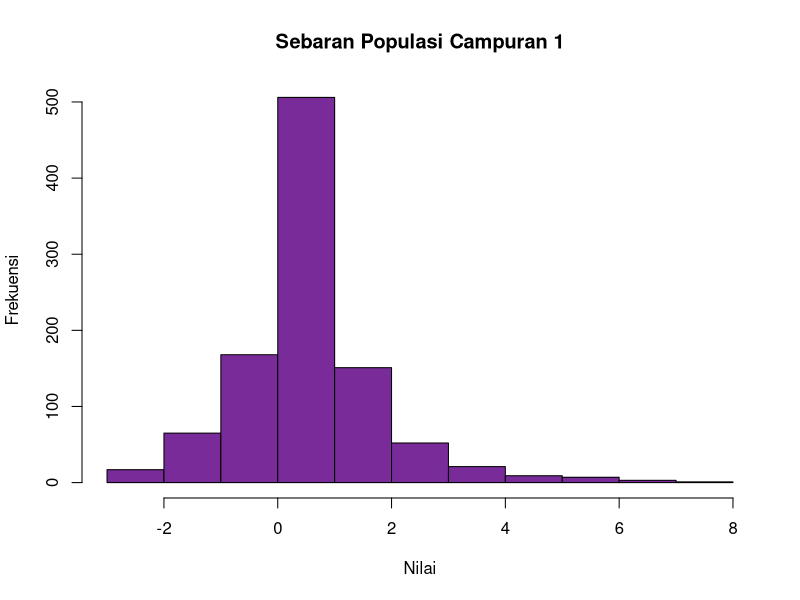
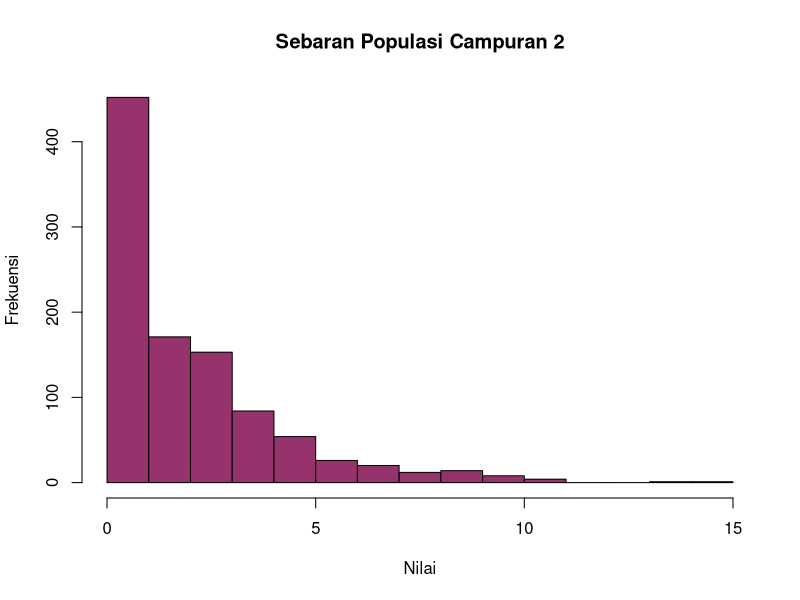
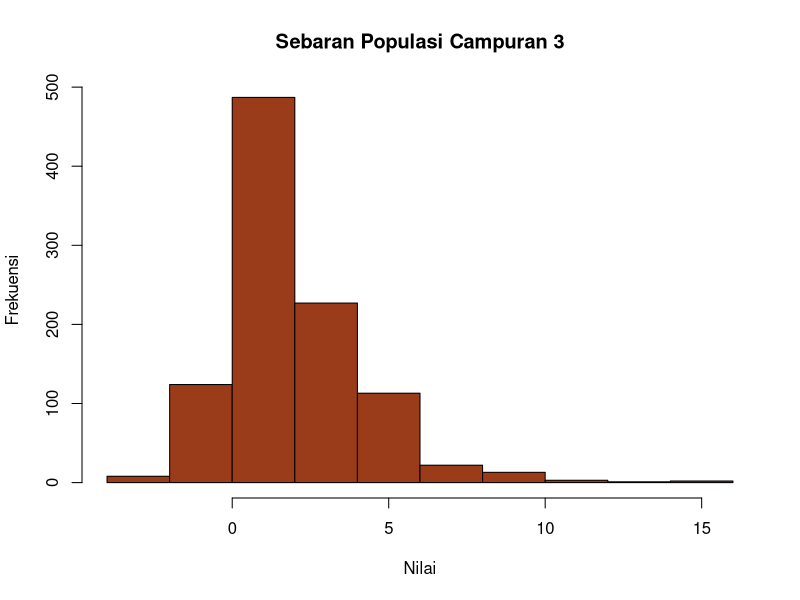

Generate these figures, in order, with R:
## ---- chunk 1
set.seed(361)
k <- 1000; n <- 1
mix_data_1 <- rbind(matrix(rnorm(n*k/2, mean = 0, sd = 1), k/2), 
                    matrix(rchisq(n *k /2, df =1), k /2))
hist(mix_data_1, main = "Sebaran Populasi Campuran 1", 
     xlab = "Nilai", ylab = "Frekuensi", col = "#792b9a")
## ---- chunk 2
set.seed(361)
k <- 1000; n <- 1
mix_data_2 <- rbind(matrix(rchisq(n*k/2, df = 1), k/2), 
                    matrix(rchisq(n*k/2, df = 3), k/2))
hist(mix_data_2, main = "Sebaran Populasi Campuran 2", 
     xlab = "Nilai", ylab = "Frekuensi", col = "#96336c")
## ---- chunk 3
set.seed(361)
k <- 1000; n <- 1
mix_data_3 <- rbind(matrix(rchisq(n*k/4, df = 1), k/4),
                    matrix(rchisq(n*k/4, df = 3), k/4),
                    matrix(rnorm(n*k/4, mean = 0, sd = 1), k/4),
                    matrix(rnorm(n*k/4, mean = 3, sd = 1.5), k/4) )
hist(mix_data_3, main = "Sebaran Populasi Campuran 3", 
     xlab = "Nilai", ylab = "Frekuensi", col = "#9a3b1a")
## ---- chunk 4

